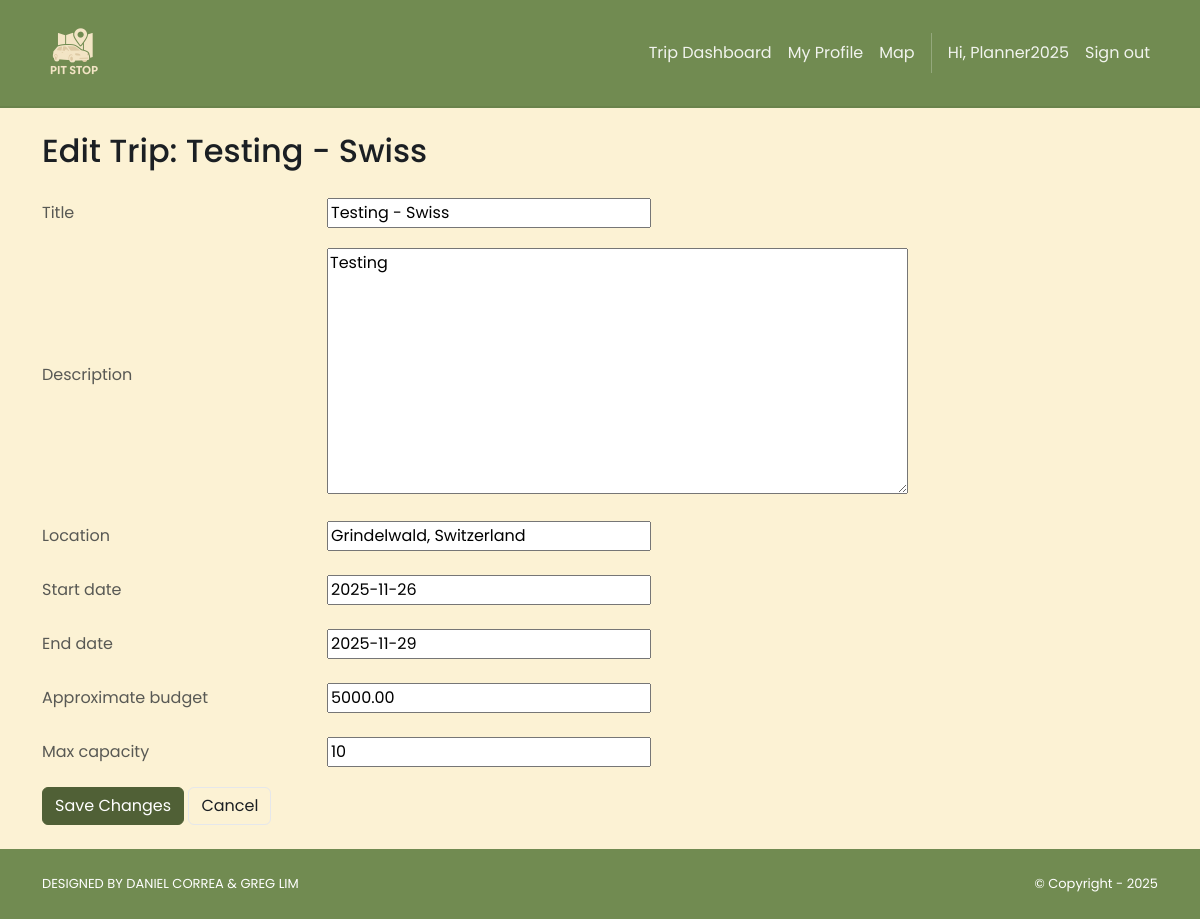
The page /trip/6/edit/ (signed in) on the database its author committed.
### accounts/models.py (models this page shows)
class User(AbstractUser):
    class Roles(models.TextChoices):
        PLANNER = "PLANNER", "Planner"
        ROAD_TRIPPER = "ROAD_TRIPPER", "Road Tripper"
    role = models.CharField(
        max_length=20, choices=Roles.choices, default=Roles.ROAD_TRIPPER, db_index=True
    )
    @property
    def is_planner(self) -> bool:
        return self.role == self.Roles.PLANNER
    @property
    def is_roadTripper(self) -> bool:
        return self.role == self.Roles.ROAD_TRIPPER

### trip/models.py (models this page shows, shortened)
class Trip(models.Model):
    planner = models.ForeignKey(settings.AUTH_USER_MODEL, on_delete = models.CASCADE, related_name = "planned_trips")
    title = models.CharField(max_length = 200)
    description = models.TextField()
    location = models.CharField(max_length = 200)
    start_date = models.DateField()
    end_date = models.DateField()
    approximate_budget = models.DecimalField(max_digits = 10, decimal_places = 2)
    max_capacity =  models.PositiveIntegerField()
    created_by = models.ForeignKey(
        settings.AUTH_USER_MODEL,
        on_delete=models.CASCADE,
        related_name="created_trips",
        limit_choices_to={"role": "PLANNER"},
    )
    created_at = models.DateTimeField(auto_now_add=True)
    roadTrippers = models.ManyToManyField(RoadTripper, related_name="joined_trippers", blank="True")
    numSignedUp = models.PositiveIntegerField(default=0)

### trip/views.py (the view)
# urls.py: path("<int:pk>/edit/", views.trip_edit, name="trip.edit"),
@login_required
@planner_required
def trip_edit(request, pk):
    trip = get_object_or_404(Trip, pk=pk, created_by=request.user)
    if request.method == "POST":
        form = TripForm(request.POST, instance=trip)
        if form.is_valid():
            form.save()
            return redirect("trip.dashboard")
    else:
        form = TripForm(instance=trip)
    return render(request, "trip/edit.html", {"form": form, "trip": trip})

### trip/forms.py (shortened to what this page needs)
class TripForm(forms.ModelForm):
    class Meta:
        model = Trip
        fields = [
            "title",
            "description",
            "location",
            "start_date",
            "end_date",
            "approximate_budget",
            "max_capacity",
        ]

### pitStop/context_processors.py (called while the page is built)
def static_revisions(request):
    base = Path(settings.BASE_DIR)
    logo_path = base / 'pitStop' / 'static' / 'img' / 'brand.png'
    try:
        rev_logo = str(int(os.path.getmtime(logo_path)))
    except Exception:
        rev_logo = '1'
    css_path = base / 'pitStop' / 'static' / 'css' / 'style.css'
    try:
        rev_css = str(int(os.path.getmtime(css_path)))
    except Exception:
        rev_css = '1'
    return {
        'STATIC_REV_LOGO': rev_logo,
        'STATIC_REV_CSS': rev_css,
    }

### trip/templates/trip/edit.html (shortened to what this page needs)
{% extends "pitStop/base.html" %}
{% block content %}
<div class="container py-4">
  <h2 class="mb-4">Edit Trip: {{ trip.title }}</h2>
  <form method="post" class="needs-validation" novalidate>
    {% for field in form %}
    <div class="row align-items-center mb-3">
      <div class="col-sm-4 col-lg-3 text-muted">
        <label class="col-form-label" for="{{ field.id_for_label }}">{{ field.label }}</label>
      </div>
      <div class="col-sm-8 col-lg-9">
        {{ field }}
      </div>
    </div>
    {% endfor %}
    <div class="mt-3">
      <button class="btn btn-dark" type="submit">Save Changes</button>
      <a href="{% url 'trip.dashboard' %}" class="btn btn-outline-secondary">Cancel</a>
    </div>
  </form>
</div>
{% endblock %}

### pitStop/templates/pitStop/base.html (shortened to what this page needs)
<!DOCTYPE html>
<html>
  {% load static %}
  <head>
    <link href="https://cdn.jsdelivr.net/npm/bootstrap@5.3.3/dist/css/bootstrap.min.css"
          rel="stylesheet">
    <link rel="stylesheet"
          href="https://cdnjs.cloudflare.com/ajax/libs/font-awesome/6.1.1/css/all.min.css">
    <link rel="stylesheet" type="text/css" href="{% static 'css/style.css' %}?v={{ STATIC_REV_CSS }}">
  </head>
  <body class="d-flex flex-column min-vh-100{% if request.resolver_match and request.resolver_match.url_name == 'home.index' %} is-home{% endif %}">
    <nav class="p-3 navbar navbar-light ms-brandbar navbar-expand-lg">
      <div class="container">
        <a class="navbar-brand" href="{% url 'home.index' %}">
          <img src="{% static 'img/brand.png' %}?v={{ STATIC_REV_LOGO }}" alt="logo" height="64" style="object-fit:contain;" />
        </a>
        <div class="collapse navbar-collapse" id="navbarNavAltMarkup">
          <div class="navbar-nav ms-auto navbar-ml align-items-lg-center">
            {% if user.is_authenticated %}
              {% if not user.is_staff %}
                <a class="nav-link" href="{% url 'trip.dashboard' %}">Trip Dashboard</a>
                {% if user.is_planner %}
                  <a class="nav-link" href="{% url 'planner.my_profile' %}">My Profile</a>
                  <a class="nav-link" href="{% url 'map' %}">Map</a>
                {% endif %}
              {% else %}
                <a class="nav-link" href="{% url 'admin:index' %}">Admin</a>
              {% endif %}
              <span class="nav-link disabled">Hi, {{ user.username }}</span>
              <a class="nav-link" href="{% url 'logout' %}">Sign out</a>
            {% else %}
              <a class="nav-link" href="{% url 'home.about' %}">About</a>
              <a class="nav-link" href="{% url 'login' %}">Log in</a>
              <a class="nav-link" href="{% url 'signup.choice' %}">Sign up</a>
            {% endif %}
          </div>
        </div>
      </div>
    </nav>
    <div class="flex-grow-1">
      {% block content %}
      {% endblock content %}
    </div>
    <section class="p-3 ms-footer-bottom">
      <div class="container d-flex justify-content-between">
        <div class="me-5 text-white">
          <span>DESIGNED BY
            <a href="https://www.x.com/danielgarax" target="_blank">DANIEL CORREA</a> &
            <a href="https://www.x.com/greglim81" target="_blank">GREG LIM</a>
          </span>
        </div>
        <div class="text-white">
          <span>© Copyright - 2025</span>
        </div>
      </div>
    </section>
  </body>
</html>

### pitStop/static/css/style.css (style rules this page uses)
:root { --bg: #fcf2d4; --bg-alt: #ebdaa2; --surface: #ffffff; --surface-2: #f6f6f0; --text: #1b1f23; --muted: #6b7280; --border: #e5e7eb; --brand-cream: #fcf2d4; --brand-sage: #718b51; --brand-ltgrn: #bcce98; --brand-beige: #ebdaa2; --brand-deep: #506036; --primary: var(--brand-sage); --primary-contrast: #ffffff; --link: var(--brand-deep); --success: var(--brand-ltgrn); --warning: var(--brand-beige); --danger: #d06a6c; --shadow: 0 6px 20px rgba(0,0,0,0.08); --radius: 10px; --radius-sm: 8px; --radius-xs: 6px; --focus: 0 0 0 0.2rem rgba(120,147,99,0.35); --transition: 180ms ease; }
html, body { background: var(--bg); color: var(--text); }
body { font-family: 'Poppins', system-ui, -apple-system, Segoe UI, Roboto, Arial, sans-serif; line-height: 1.5; text-rendering: optimizeLegibility; -webkit-font-smoothing: antialiased; -moz-osx-font-smoothing: grayscale; transition: background-color var(--transition), color var(--transition); }
a { color: var(--link); }
.navbar { backdrop-filter: saturate(160%) blur(4px); }
.navbar .nav-link { opacity: 0.9; }
.ms-brandbar { background: var(--primary) !important; border-bottom: 2px solid rgba(0,0,0,0.06); }
.ms-brandbar .nav-link, .ms-brandbar .navbar-brand, .ms-brandbar .navbar-text { color: var(--primary-contrast) !important; }
.ms-brandbar .nav-link { position: relative; transition: color 160ms ease, transform 140ms ease; }
.ms-brandbar .nav-link::after { content: ''; position: absolute; left: 0; right: 0; bottom: -4px; height: 2px; width: 0; margin: 0 auto; background: var(--primary-contrast); transition: width 180ms ease; }
.btn-outline-secondary { color: var(--text); border-color: var(--border); }
.btn-dark { background: var(--brand-deep); border-color: var(--brand-deep); color: #fff; }
.btn { transition: transform 140ms ease, box-shadow 180ms ease, filter 140ms ease; }
.ms-footer-bottom { background: var(--primary) !important; border-top: 0; }
.ms-footer-bottom span { font-size: 13px; line-height: 38px; }
.ms-footer-bottom a { color: var(--primary-contrast); text-decoration: none; }
.btn, .form-control, .form-select, .nav-link, .card { transition: all var(--transition); }

### rows shown on the page
User: username "Planner2025"
Trip: title "Testing - Swiss", form "Testing - Swiss" "Testing" "Grindelwald, Switzerland" "2025-11-26" "2025-11-29" "5000.00" "10"

### other values the page prints
{{ field.label }} "Title" "Description" "Location" "Start date" "End date" "Approximate budget" "Max capacity"
